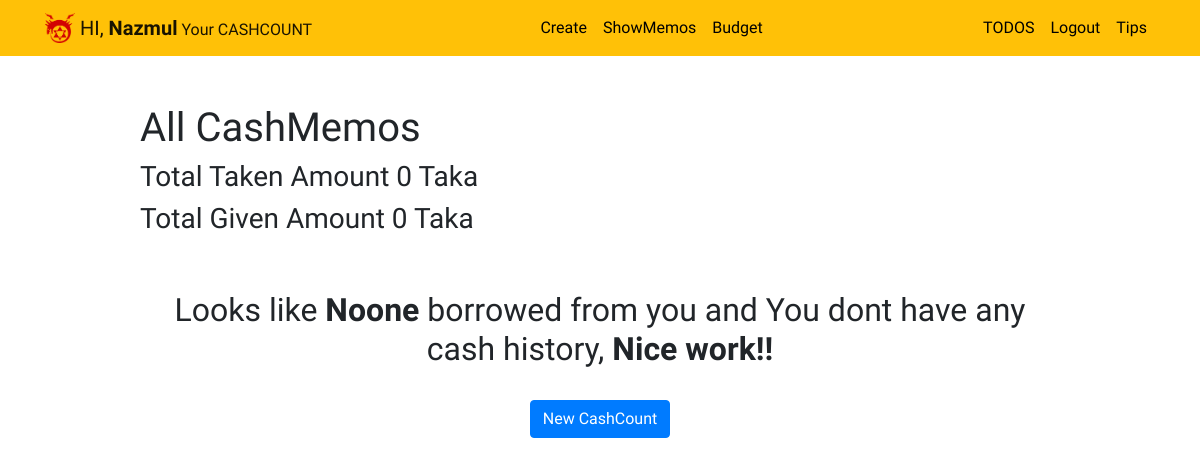
Page /cashCount/completed/ (signed in) on the earlier database version.
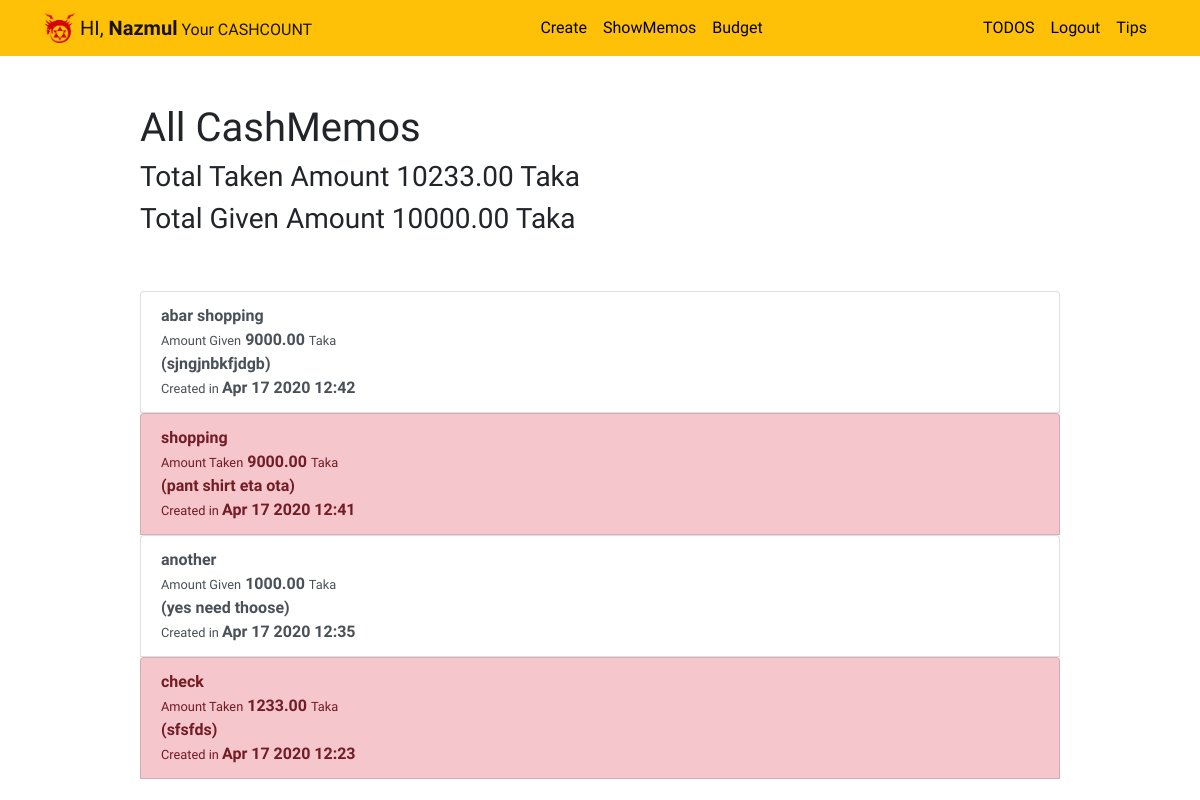
Same page on the later database version.
### cashCount/models.py (models this page shows, shortened)
class CashMemo(models.Model):
    title = models.CharField(max_length=100)
    memo = models.TextField(blank=True)
    cost = models.DecimalField(max_digits=20, decimal_places=2,default=0)
    created = models.DateTimeField(auto_now_add=True)
    taken = models.BooleanField(default=False)
    user = models.ForeignKey(User, on_delete=models.CASCADE)

### cashCount/views.py (the view)
# urls.py: path('completed/',views.completedCashMemo,name="completedCashMemo"),
@login_required
def completedCashMemo(request):
    cash = CashMemo.objects.filter(user=request.user).order_by('-created')
    alltaken = 0
    allgiven = 0
    for x in cash:
        if x.taken:
            alltaken += x.cost
        else:
            allgiven += x.cost
    return render(request,'cashCount/completedCashMemo.html',{'cash':cash,'alltaken':alltaken,'allgiven':allgiven})

### cashCount/templates/cashCount/completedCashMemo.html
{% extends 'cashCount/cbase.html' %}
{% block content %}
<div class="row justify-content-center mt-5">
    <div class="col-md-10">
        <h1>All CashMemos</h1>
        <h3>Total Taken Amount {{ alltaken }} Taka</h3>
        <h3>Total Given Amount {{ allgiven }} Taka</h3>
    </div>
</div>
<div class="row justify-content-center mt-5">
    <div class="col-md-10">
        <div class="list-group">
          {% if cash %}
            {% for x in cash %}
                <a href="{% url 'cashCount:showCashMemo' x.id %}" class="list-group-item list-group-item-action{% if x.taken %} list-group-item-danger{% endif %}">
                  <b>{{ x.title }}<b><br>
                  {% if x.taken %}<span><small>Amount Taken</small> {{ x.cost }} <small>Taka</small></span><br>
                  {% else %}<span><small>Amount Given</small> {{ x.cost }} <small>Taka</small></span><br>{% endif %}
                  {% if x.memo %}({{ x.memo|truncatechars:50 }}){% endif %}<br>
                  <small>Created in </small>{{ x.created|date:'M j Y H:i' }}
                </a>
            {% endfor %}
          {% else %}
            <div class="text-center">
                <h2>Looks like <b>Noone</b> borrowed from you and You dont have any cash history,<b> Nice work!!</b></h2>
            <br>
            <a role="button" class="btn btn-primary" href="{% url 'cashCount:createCashMemo' %}">New CashCount</a>
            </div>
          {% endif %}
        </div>
    </div>
</div>
{% endblock %}

### cashCount/templates/cashCount/cbase.html (shortened to what this page needs)
{% load static %}
<!doctype html>
<html lang="en">
  <head>
    <link rel="stylesheet" href="https://stackpath.bootstrapcdn.com/bootstrap/4.4.1/css/bootstrap.min.css">
    <link rel="stylesheet" href="{% static "todo_a/custom.css" %}">
  </head>
  <body>
    <nav id="topNav" class="navbar navbar-expand-md navbar-light bg-warning">
  <div class="container">
    <a class="navbar-brand" href="{% url 'home' %}">
      <img src="{% static "todo_a/logo.png" %}" width="30" height="30" class="d-inline-block align-top" alt="Nazmul's Logo">
      {% if user.is_authenticated %}
      <span>HI, <b>{{ user.username }}</b><small> Your CASHCOUNT</small></span>
      {% else %}
      <span>TODOS & CASHCOUNT</span>
      {% endif %}
    </a>
    <div class="collapse navbar-collapse " id="navbarNav">
      {% if user.is_authenticated %}
        <ul class="navbar-nav ml-auto">
          <li class="nav-item">
            <a class="nav-link" href="{% url 'cashCount:createCashMemo' %}">Create</a>
          </li>
          <li class="nav-item">
            <a class="nav-link" href="{% url 'cashCount:completedCashMemo' %}">ShowMemos</a>
          </li>
          <li class="nav-item">
            <a class="nav-link" href="{% url 'cashCount:FixBudget' %}">Budget</a>
          </li>
        </ul>
      {% endif %}
        <ul class="navbar-nav ml-auto">
          {% if user.is_authenticated %}
          <li>
            <a  class="nav-link" href="{% url 'currenttodo' %}" >TODOS</a>
          </li>
          <li class="nav-item">
            <a href="#" onclick="$('#signOutBtn').click()" class="nav-link">Logout</a>
          </li>
          {% endif %}
          <li class="nav-item">
            <a class="nav-link" href="{% url 'tips' %}">Tips</a>
          </li>
      </ul>
    </div>
  </div>
</nav>
<div class="container">
  {% block content %}{% endblock %}
</div>
  </body>
</html>

### todo_a/static/todo_a/custom.css (style rules this page uses)
.navbar-nav .nav-link { color: rgba(0,0,0,1) !important; }
body { font-family: 'Girassol', cursive; }

Differences in the rows shown:
added CashMemo: title "abar shopping", cost "9000.00", memo "sjngjnbkfjdgb", created "Apr 17 2020 12:42", taken False (drawn)
added CashMemo: title "shopping", cost "9000.00", memo "pant shirt eta ota", created "Apr 17 2020 12:41", taken True (drawn)
added CashMemo: title "another", cost "1000.00", memo "yes need thoose", created "Apr 17 2020 12:35", taken False (drawn)
added CashMemo: title "check", cost "1233.00", memo "sfsfds", created "Apr 17 2020 12:23", taken True (drawn)
Other differences:
{{ alltaken }}: "0" → "10233.00"
{{ allgiven }}: "0" → "10000.00"
text no longer shown: "Looks like Noone borrowed from you and You dont have any cash history, Nice work!! New CashCount"
